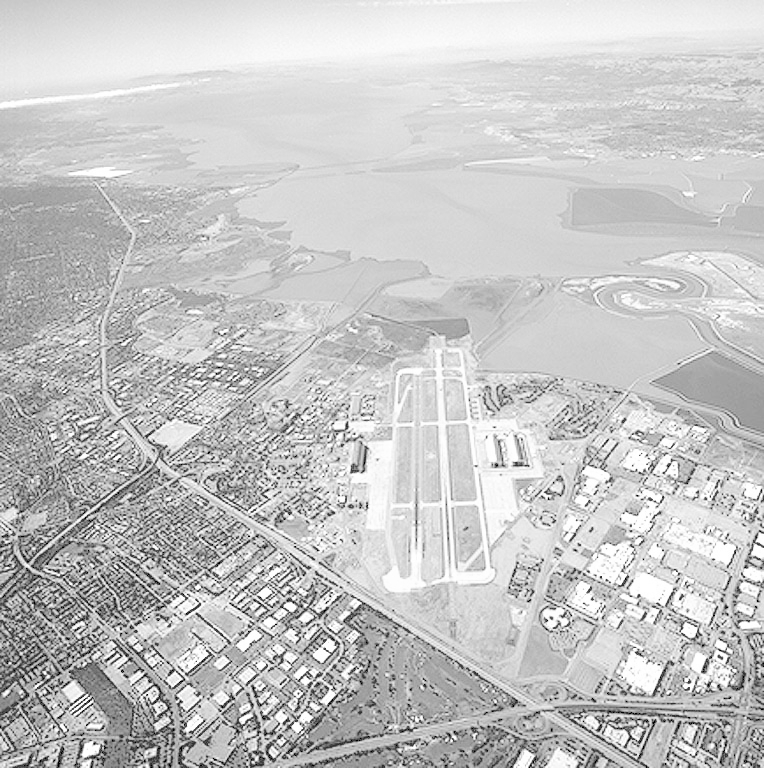
%> input picture Digital Image Processing/Image_dataset/Aeroporto.jpg, 764 x 768 px
$ octave AulaPratica_2_CorAtm_P2_Octave.m   (GNU Octave 9; MATLAB toolbox functions it lacks are replaced by stand-ins)
%> lines starting %> are read from the running program, lines starting %| are printed output that depends on the picture
% Este programa aplica os fatores de corre玢o atmosf閞ica gerados pelo
% programa AulaPratica_2_CorAtm e faz a composi玢o colorida com realce de
% histograma das bandas

clc;
clear all;
close all;

disp('*********************************************************************');
disp('****        C骴igo criado pelo Prof. Dr. Thiago Statella         ****');
disp('****        Disciplina: Processamento Digital de Imagens         ****');
disp('****  Instituto Federal de Educa玢o, Ci阯cia e Tecnologia de MT  ****');
disp('*********************************************************************');
disp(' ');
disp(' ');

%Leitura da imagem
Name     = input('Informe o nome da imagem (componente azul-B): ','s');
%> the answer given: ../../../Digital Image Processing/Image_dataset/Aeroporto.jpg
Azul     = imread(Name); %Leitura da imagem
%> Azul is the input picture: size 768x764 uint8; min 0, max 255, mean 197.2
ND_Azul  = input('Informe o fator de corre玢o em ND para esta banda: ');
%> the answer given: 3

Name      = input('Informe o nome da imagem (componente verde-G): ','s');
%> the answer given: ../../../Digital Image Processing/Image_dataset/Giz.jpg
Verde     = imread(Name); %Leitura da imagem
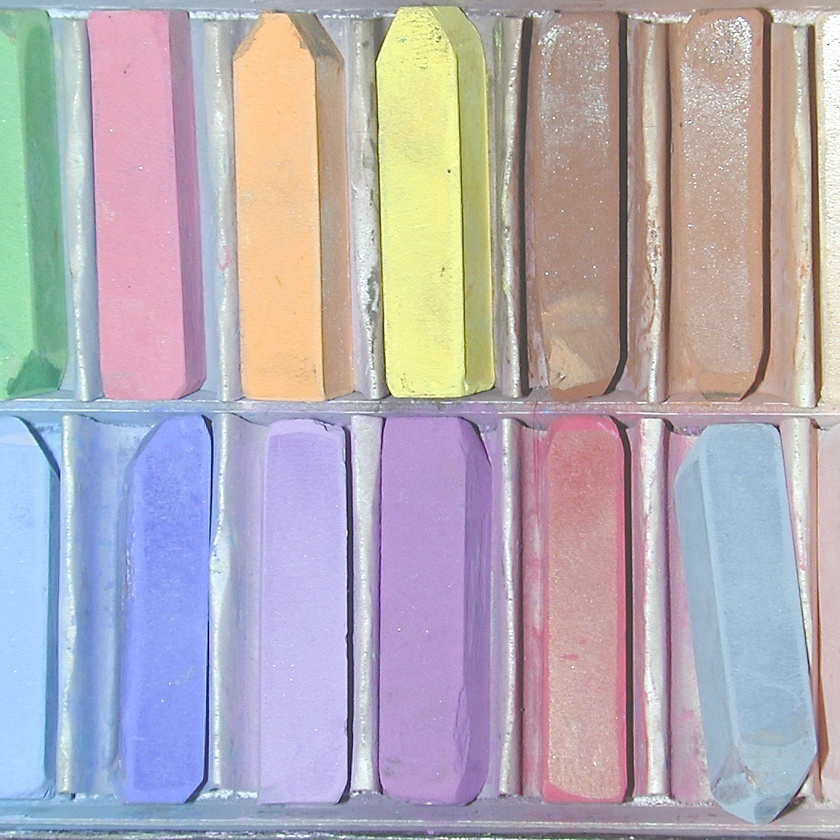
%> input picture Digital Image Processing/Image_dataset/Giz.jpg, 840 x 840 px, shrunk from 1040 x 1040 before the run
%> Verde is the input picture: size 840x840x3 uint8; mean R, G, B 178.9, 171.2, 180
ND_Verde  = input('Informe o fator de corre玢o em ND para esta banda: ');
%> the answer given: 3

Name         = input('Informe o nome da imagem (componente vermelha-R): ','s');
%> the answer given: ../../../Digital Image Processing/Image_dataset/Giz.jpg
Vermelha     = imread(Name); %Leitura da imagem
ND_Vermelha  = input('Informe o fator de corre玢o em ND para esta banda: ');
%> the answer given: 3

%corrigindo as imagens
Azul_Corr = double(Azul) - ND_Azul;
Azul_Corr = uint8(Azul_Corr);
%> Azul_Corr: size 768x764 uint8

Verde_Corr = double(Verde) - ND_Verde;
Verde_Corr = uint8(Verde_Corr);
%> Verde_Corr: size 840x840x3 uint8

Vermelha_Corr = double(Vermelha) - ND_Vermelha;
Vermelha_Corr = uint8(Vermelha_Corr);

[m,n] = size(Azul);
%> m = 768; n = 764

%composi玢o sem corre玢o
img_Color = zeros(m,n,3);
img_Color = uint8(img_Color);
img_Color(:,:,3) = Azul;
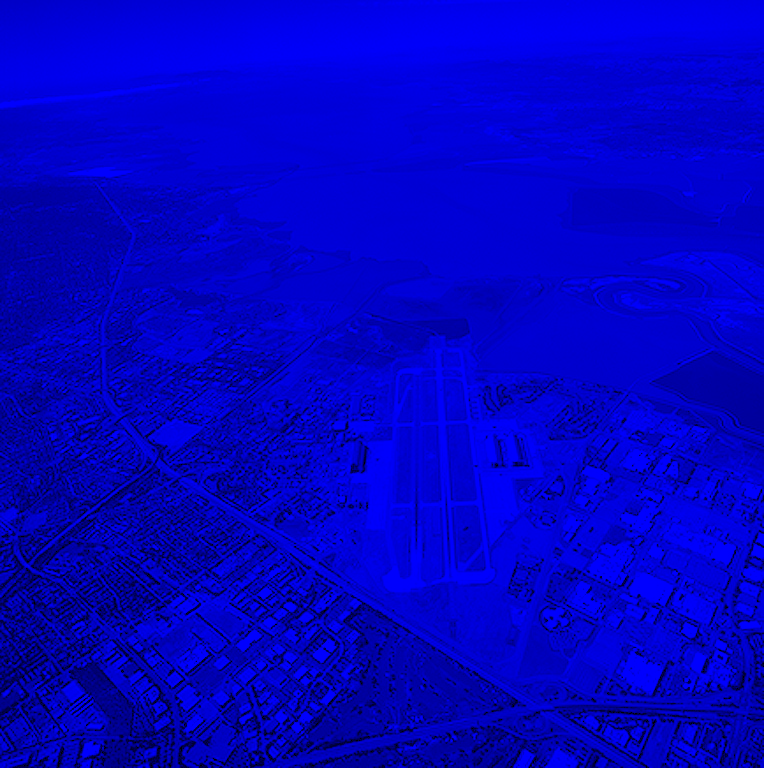
%> img_Color: size 768x764x3 uint8; mean R, G, B 0, 0, 197.2
%> (the run ends here)
